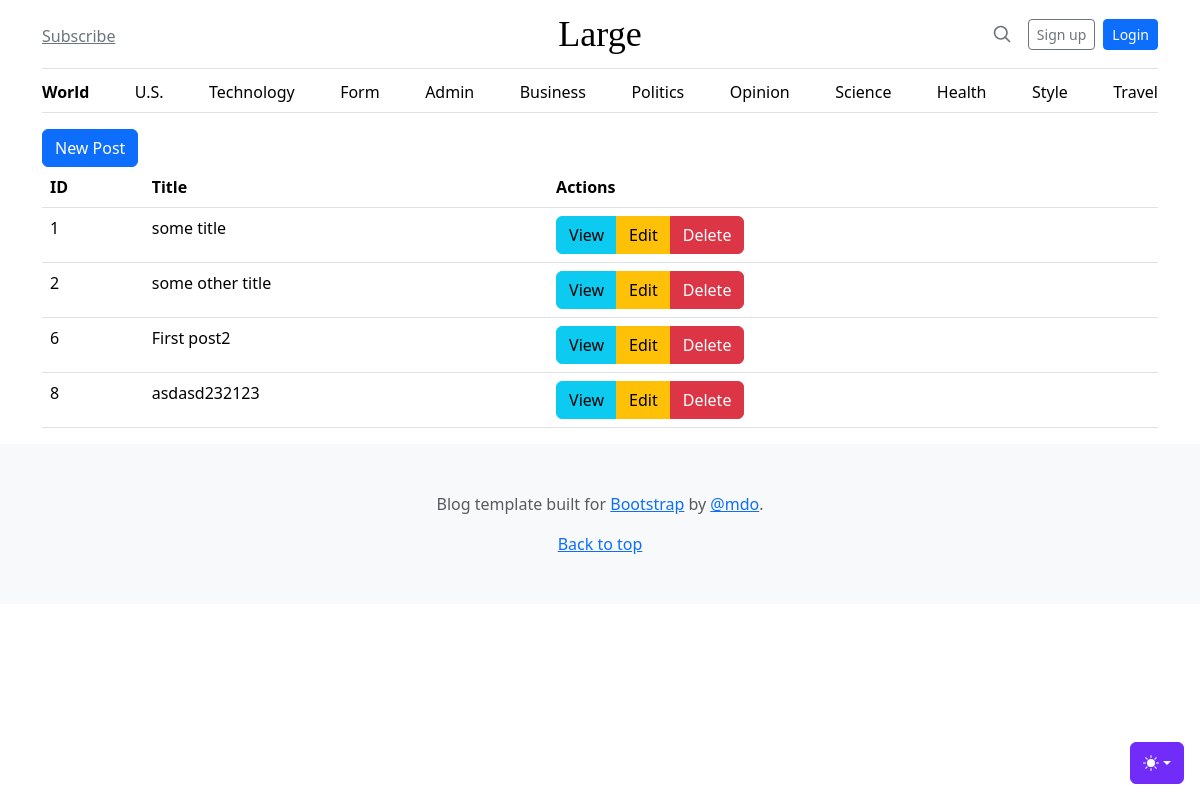
Screenshot of /admin/posts with the database file from the repository.
### tables this page shows
CREATE TABLE "posts"
(
    id    integer
        constraint posts_pk
            primary key autoincrement,
    title text not null,
    body  text not null
, created_at TEXT, updated_at TEXT);

### helpers.php (called while the page is built, shortened)
<?php
function view($viewName, $vars=[]){
    extract($vars);
    include __DIR__ . "/views/$viewName.php";
}

### src/Controllers/PostsController.php (called while the page is built, shortened)
<?php
class PostsController
{
    public function index(){
        $posts = Post::all();
        view('posts/index', compact('posts'));
    }
}

### src/DB.php (called while the page is built, shortened)
<?php
class DB
{
    private $conn;
    public function __construct()
    {
        try {
            $this->conn = new PDO('sqlite:' . __DIR__ . '/../db.sqlite');
            $this->conn->setAttribute(PDO::ATTR_ERRMODE, PDO::ERRMODE_EXCEPTION);
        } catch (PDOException $e) {
            echo "Connection failed: " . $e->getMessage();
        }
    }
    public function all($table, $class)
    {
        $stmt = $this->conn->prepare("SELECT * FROM $table");
        $stmt->execute();
        $stmt->setFetchMode(PDO::FETCH_CLASS, $class);
        return $stmt->fetchAll();
    }
}

### src/Models/Model.php (called while the page is built, shortened)
<?php
class Model {
    public static $table;
    public static function all(){
        $db = new DB();
        return $db->all(static::$table, static::class);
    }
}

### views/posts/index.php (the view)
<?php include __DIR__ . '/../partials/header.php'; ?>
<main class="container">
    <a href="/admin/posts/create" class="btn btn-primary">New Post</a>
    <table class="table">
        <thead>
            <th>ID</th>
            <th>Title</th>
            <th>Actions</th>
        </thead>
        <tbody>
            <?php foreach ($posts as $post): ?>
                <tr>
                    <td><?= $post->id ?></td>
                    <td><?= $post->title ?></td>
                    <td>
                        <div class="btn-group" role="group" aria-label="Basic mixed styles example">
                        <a class="btn btn-info" href="/admin/posts/view?id=<?= $post->id ?>">View</a>
                            <a class="btn btn-warning" href="/admin/posts/edit?id=<?=$post->id?>">Edit</a>
                            <a class="btn btn-danger" href="/admin/posts/delete?id=<?=$post->id?>" >Delete</a>
                        </div>
                    </td>
                </tr>
            <?php endforeach ?>
        </tbody>
    </table>
</main>
<?php include __DIR__ .  '/../partials/footer.php'; ?>

### rows the page displays
posts: id "1", title "some title"
posts: id "2", title "some other title"
posts: id "6", title "First post2"
posts: id "8", title "asdasd232123"
